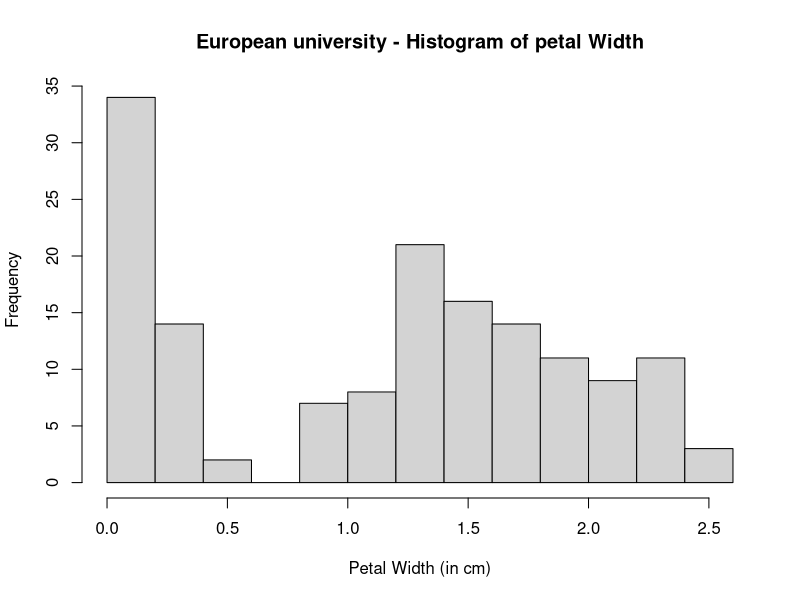

Write the R code that produced this figure.
#21931310 JAVIER ARGOS GONZALEZ ####
#Title: Navigating RStudio UI (user interface)####
#File: Navigating throught R UI
#Project: R_EssT_1; R Essential Training, Part 1:
#         Wrangling and visualizing Data

## canastos

#INSTALL AND LOAD PACKAGES####
library(datasets) #importing datasets

#LOAD AND PREPARE DATA####
?iris #help about iris dataset
df <- iris #create var called df and assign iris dataset
head(df) #print first elements 
df

#ANALYNE DATA#####
hist(df$Petal.Width,
     main = "European university - Histogram of petal Width",
     xlab = "Petal Width (in cm)")

#EXERCISE (Petal) and (Species)

# CLEAN UP ####

#clear enviroment
rm(list = ls())

#clear packages
detach("package:datasets", unload = TRUE) #for base

#clear plots
graphics.off() #clear plots, closas all graphics devices

#clear console
cat("\014") #ctrl+L